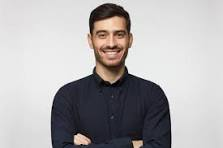
#> input picture B03.jpg, 223 x 148 px
$ jupyter execute '036(threshold).ipynb'
#> lines starting #> are read from the running program, lines starting #| are printed output that depends on the picture; after the words box and inside, x2 and y2 are one past the last pixel; in counts of white or black regions, pixels touching at a corner belong together
[cell 1]
import cv2

[cell 2]
img = cv2.imread('B03.jpg')
#> img is the input picture: shape (148, 223, 3); mean B, G, R 173.9, 173, 175.6
img = cv2.resize(img,(600,400))
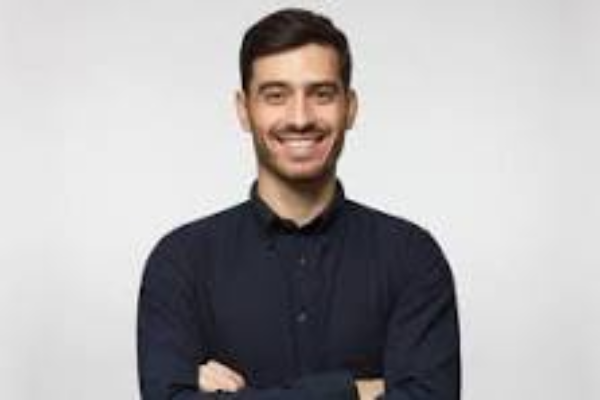
#> img: shape (400, 600, 3); mean B, G, R 173.8, 172.9, 175.6
img = cv2.cvtColor(img,cv2.COLOR_BGR2GRAY)
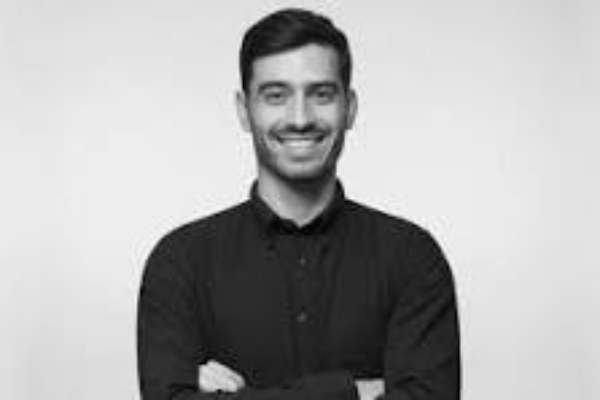
#> img: shape (400, 600); min 1, max 253, mean 173.8
_,th = cv2.threshold(img,150,255,cv2.THRESH_BINARY)
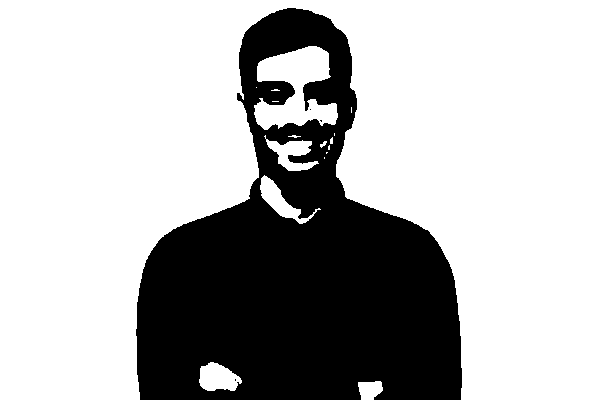
#> th: shape (400, 600); 70.9% white; 4 black regions (3 under 20 px), largest, box (x1, y1, x2, y2) and area: (136, 8, 462, 400) 69881

cv2.imshow('threshold',th)
cv2.imshow('img',img)
cv2.waitKey(0)
cv2.destroyAllWindows()

[cell 3]
img = cv2.imread('B03.jpg')
img = cv2.resize(img,(600,400))
img = cv2.cvtColor(img,cv2.COLOR_BGR2GRAY)
_,th = cv2.threshold(img,150,255,cv2.THRESH_BINARY_INV)

cv2.imshow('threshold',th)
cv2.imshow('img',img)
cv2.waitKey(0)
cv2.destroyAllWindows()

[cell 4]
img = cv2.imread('B03.jpg')
img = cv2.resize(img,(600,400))
img = cv2.cvtColor(img,cv2.COLOR_BGR2GRAY)
_,th = cv2.threshold(img,150,255,cv2.THRESH_MASK)
#> th: shape (400, 600); every value is 0

cv2.imshow('threshold',th)
cv2.imshow('img',img)
cv2.waitKey(0)
cv2.destroyAllWindows()

$ run again, with B04.jpg copied over B03.jpg
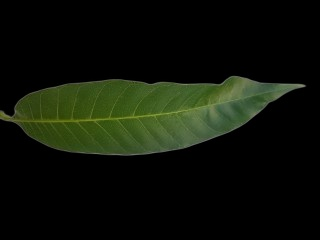
#> input picture B04.jpg, 320 x 240 px
#> img is the input picture: shape (240, 320, 3); mean B, G, R 8.2, 18.6, 13.8
#> `img = cv2.resize(img,(600,400))`:
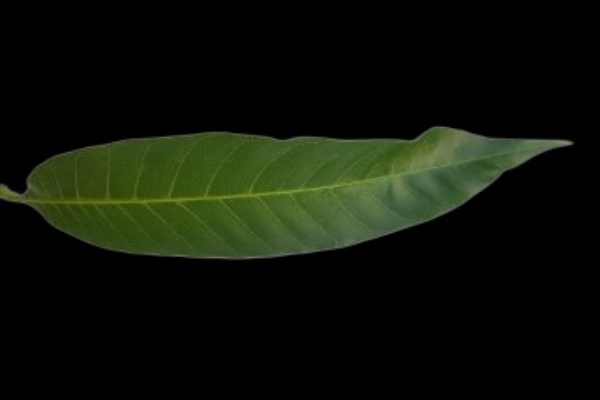
#> img: shape (400, 600, 3); mean B, G, R 8.2, 18.6, 13.8
#> `img = cv2.cvtColor(img,cv2.COLOR_BGR2GRAY)`:
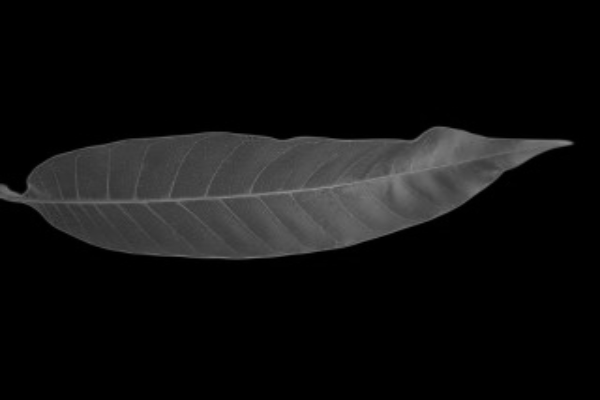
#> img: shape (400, 600); min 0, max 139, mean 16

$ run again, with C01.jpg copied over B03.jpg
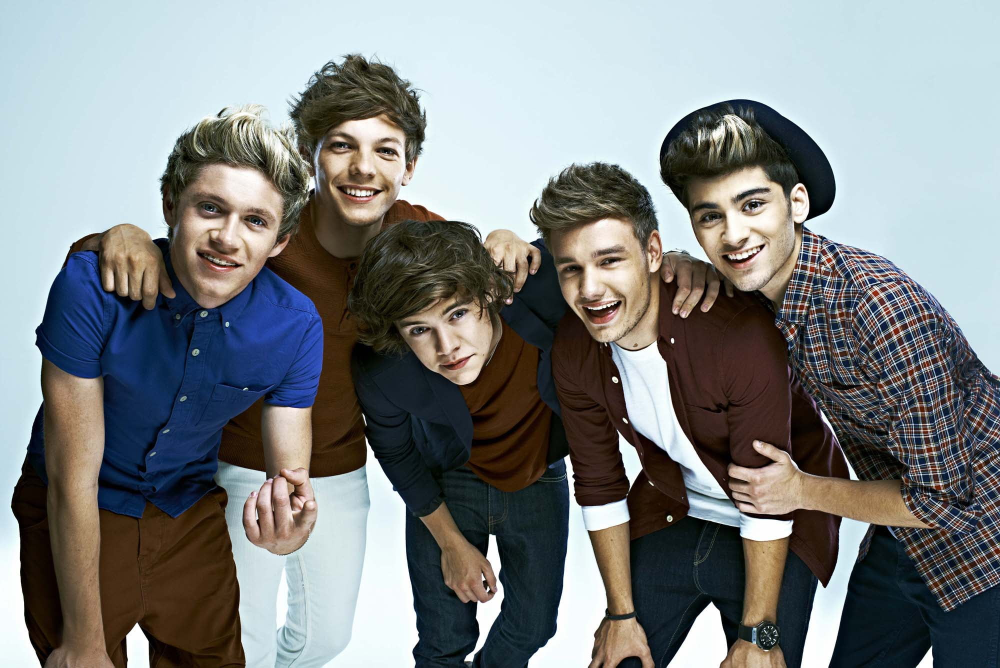
#> input picture C01.jpg, 2000 x 1335 px (shown at 1/2 size)
#> img is the input picture: shape (1335, 2000, 3); mean B, G, R 130.1, 129.8, 126
#> `img = cv2.cvtColor(img,cv2.COLOR_BGR2GRAY)`:
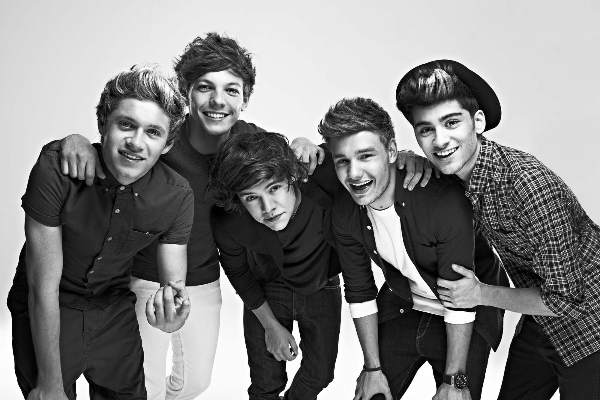
#> img: shape (400, 600); min 0, max 255, mean 128.6
#> `_,th = cv2.threshold(img,150,255,cv2.THRESH_BINARY)`:
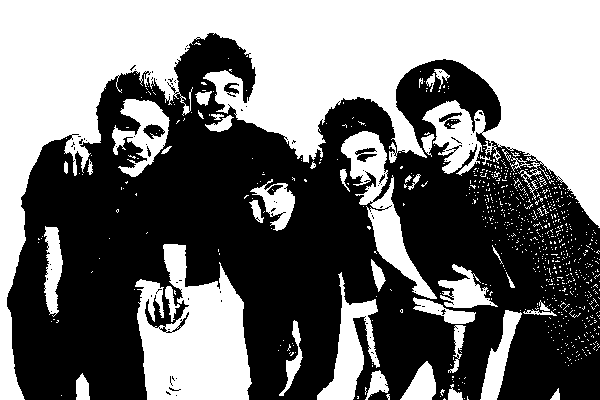
#> th: shape (400, 600); 45.9% white; 813 white regions (769 under 20 px), largest, box (x1, y1, x2, y2) and area: (0, 0, 600, 400) 77177, (135, 244, 252, 400) 11769, (341, 131, 437, 299) 4205
